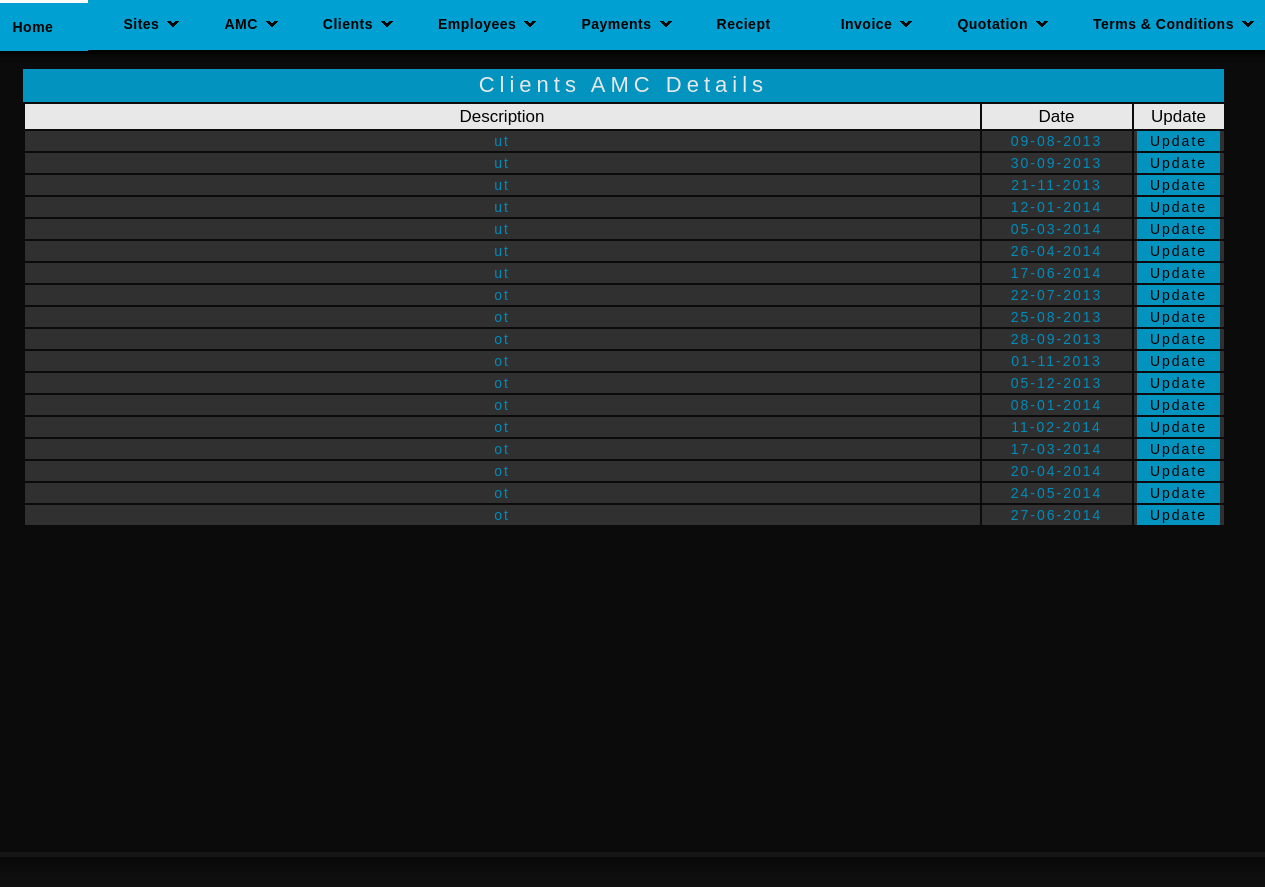
The app's page /amc.php?id=92 with its own data.
### tables this page shows
CREATE TABLE IF NOT EXISTS `reminder` (
  `r_id` int(11) NOT NULL AUTO_INCREMENT,
  `i_id` int(11) NOT NULL,
  `r_name` varchar(25) NOT NULL,
  `r_des` varchar(100) NOT NULL,
  `r_date` date NOT NULL,
  `r_r` varchar(11) NOT NULL,
  PRIMARY KEY (`r_id`)
);

### amc.php (the view, shortened to what this page needs)
<?php
	$a=$_REQUEST['id'];
	$c_qry_f="select * from reminder where i_id='$a'";
	$c_res_f=mysql_query($c_qry_f);
?>
<html>
<head>
<link rel="stylesheet" href="styles.css" type="text/css" />
</head>
<body>
<div id="container">
	<?php
	include("header.php");
	?>
    <div id="sub-header">
	<div class="quo">
    	<br />
		<div class="quotation"><center>Clients AMC Details</center></div>
        <div>
		<form action="" method="post">
        <table>
        <tr class="emp_header5">
        <td width="955">Description</td>
        <td width="150">Date</td>
        <td width="90">Update</td>
        </tr>
		<?php
		while($row=mysql_fetch_array($c_res_f))
		{
			echo "<tr class='emp_header3' align='center'>";
			echo "<td>";
			echo $row[3];
			echo "</td>";
			echo "<td>";
			$date=$row[4];
			echo date('d-m-Y', strtotime("$date"));
			echo "</td>";
			echo "<td class='print'>";
			echo "<a href='amc_update.php?id=$row[0]'>Update</a>";
			echo "</td>";
			echo "</tr>";
		}
		?>
        </table>
        <br>
        </form>
        </div>
    </div>
    </div>
    </div>
 <div id="footer">
    </div>
</body>
</html>

### styles.css (style rules this page uses)
body { background: #161616; margin:0; padding:0; font-family: Verdana, Geneva, sans-serif; font-size: 13px; color: #666; }
.print a { padding:2px 13px 2px 13px; background-color:#00a1d2; color:#000; text-decoration:none; }
* { margin:0; padding:0; }
a { color: #F97B27; }
#container { width: 960px; margin: 0 auto; padding: 0px; }
div#sub-header { margin-top:2px; margin-bottom:5px; margin-left:-180px; width:1315px; height: 800px; background-color:#0A0A0A; opacity:0.9; }
#footer { margin:0 auto; background: #000 url('images/footer.jpg') repeat-x scroll bottom left; padding: 30px 5px 0; }
.quo { margin-left:50px; }
.quotation { font-size:22px; color:#fff; font-family: Arial, Helvetica, sans-serif; font-weight:500; letter-spacing:5px; background-color:#00a1d2; width:95%; height:30px; margin-top:2px; padding:3px 0px 0px 0px; }
.emp_header5 td { height:25px; text-align:center; background-color:#FFF; color:#000; font-size:17px; }
.emp_header3 td { height:20px; background-color:#333; color:#09C; font-size:14px; letter-spacing:2px; }

### records on screen
reminder: r_des "ut", r_date "09-08-2013"
reminder: r_des "ut", r_date "30-09-2013"
reminder: r_des "ut", r_date "21-11-2013"
reminder: r_des "ut", r_date "12-01-2014"
reminder: r_des "ut", r_date "05-03-2014"
reminder: r_des "ut", r_date "26-04-2014"
reminder: r_des "ut", r_date "17-06-2014"
reminder: r_des "ot", r_date "22-07-2013"
reminder: r_des "ot", r_date "25-08-2013"
reminder: r_des "ot", r_date "28-09-2013"
reminder: r_des "ot", r_date "01-11-2013"
reminder: r_des "ot", r_date "05-12-2013"
reminder: r_des "ot", r_date "08-01-2014"
reminder: r_des "ot", r_date "11-02-2014"
reminder: r_des "ot", r_date "17-03-2014"
reminder: r_des "ot", r_date "20-04-2014"
reminder: r_des "ot", r_date "24-05-2014"
reminder: r_des "ot", r_date "27-06-2014"
